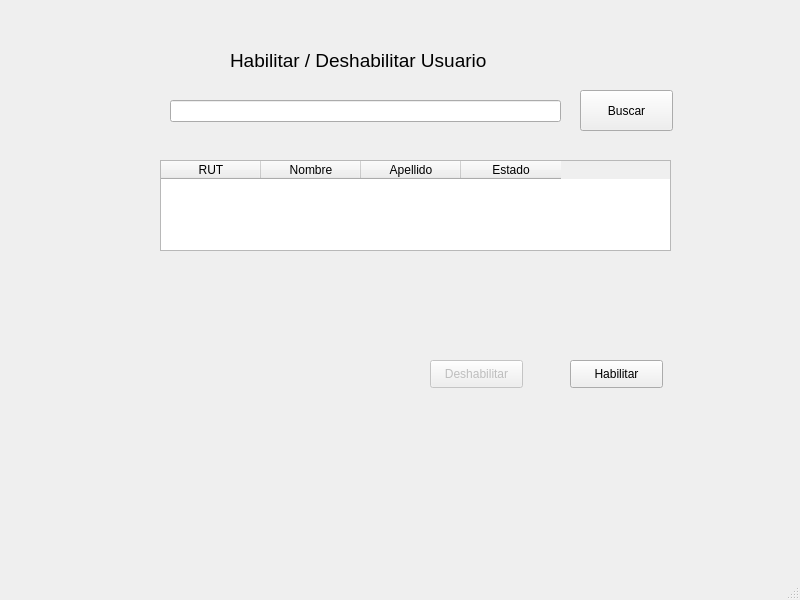
<?xml version="1.0" encoding="UTF-8"?>
<ui version="4.0">
 <class>MainHabilitarUsuario</class>
 <widget class="QMainWindow" name="MainHabilitarUsuario">
  <property name="geometry">
   <rect>
    <x>0</x>
    <y>0</y>
    <width>800</width>
    <height>600</height>
   </rect>
  </property>
  <property name="windowTitle">
   <string>MainWindow</string>
  </property>
  <widget class="QWidget" name="centralwidget">
   <widget class="QLabel" name="label">
    <property name="geometry">
     <rect>
      <x>230</x>
      <y>40</y>
      <width>331</width>
      <height>41</height>
     </rect>
    </property>
    <property name="font">
     <font>
      <pointsize>14</pointsize>
     </font>
    </property>
    <property name="text">
     <string>Habilitar / Deshabilitar Usuario</string>
    </property>
   </widget>
   <widget class="QLineEdit" name="txtRut">
    <property name="geometry">
     <rect>
      <x>170</x>
      <y>100</y>
      <width>391</width>
      <height>22</height>
     </rect>
    </property>
   </widget>
   <widget class="QPushButton" name="btnBuscar">
    <property name="geometry">
     <rect>
      <x>580</x>
      <y>90</y>
      <width>93</width>
      <height>41</height>
     </rect>
    </property>
    <property name="text">
     <string>Buscar</string>
    </property>
   </widget>
   <widget class="QTableWidget" name="tableUser">
    <property name="geometry">
     <rect>
      <x>160</x>
      <y>160</y>
      <width>511</width>
      <height>91</height>
     </rect>
    </property>
    <column>
     <property name="text">
      <string>RUT</string>
     </property>
    </column>
    <column>
     <property name="text">
      <string>Nombre</string>
     </property>
    </column>
    <column>
     <property name="text">
      <string>Apellido</string>
     </property>
    </column>
    <column>
     <property name="text">
      <string>Estado</string>
     </property>
    </column>
   </widget>
   <widget class="QPushButton" name="btnDeshabilitar">
    <property name="enabled">
     <bool>false</bool>
    </property>
    <property name="geometry">
     <rect>
      <x>430</x>
      <y>360</y>
      <width>93</width>
      <height>28</height>
     </rect>
    </property>
    <property name="text">
     <string>Deshabilitar</string>
    </property>
   </widget>
   <widget class="QPushButton" name="btnHabilitar">
    <property name="enabled">
     <bool>true</bool>
    </property>
    <property name="geometry">
     <rect>
      <x>570</x>
      <y>360</y>
      <width>93</width>
      <height>28</height>
     </rect>
    </property>
    <property name="styleSheet">
     <string notr="true"/>
    </property>
    <property name="text">
     <string>Habilitar</string>
    </property>
   </widget>
  </widget>
  <widget class="QMenuBar" name="menubar">
   <property name="geometry">
    <rect>
     <x>0</x>
     <y>0</y>
     <width>800</width>
     <height>26</height>
    </rect>
   </property>
  </widget>
  <widget class="QStatusBar" name="statusbar"/>
 </widget>
 <resources/>
 <connections/>
</ui>
